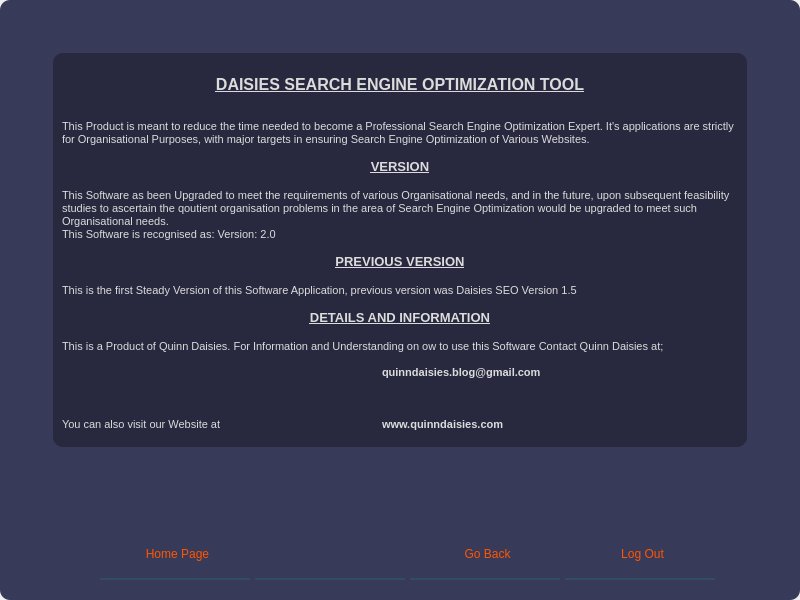
<?xml version="1.0" encoding="UTF-8"?>
<ui version="4.0">
 <class>Dialog</class>
 <widget class="QDialog" name="Dialog">
  <property name="geometry">
   <rect>
    <x>0</x>
    <y>0</y>
    <width>800</width>
    <height>600</height>
   </rect>
  </property>
  <property name="windowTitle">
   <string>Dialog</string>
  </property>
  <widget class="QWidget" name="widget" native="true">
   <property name="geometry">
    <rect>
     <x>0</x>
     <y>0</y>
     <width>800</width>
     <height>600</height>
    </rect>
   </property>
   <property name="sizePolicy">
    <sizepolicy hsizetype="Expanding" vsizetype="Expanding">
     <horstretch>138</horstretch>
     <verstretch>80</verstretch>
    </sizepolicy>
   </property>
   <property name="minimumSize">
    <size>
     <width>400</width>
     <height>400</height>
    </size>
   </property>
   <property name="maximumSize">
    <size>
     <width>1380</width>
     <height>800</height>
    </size>
   </property>
   <property name="baseSize">
    <size>
     <width>400</width>
     <height>400</height>
    </size>
   </property>
   <property name="tabletTracking">
    <bool>false</bool>
   </property>
   <property name="styleSheet">
    <string notr="true">QWidget#widget{
	background-color: rgb(56, 58, 89);
	color: rgb(220, 220, 220);
	border-radius: 10px;
}</string>
   </property>
   <widget class="QTextBrowser" name="textBrowser">
    <property name="geometry">
     <rect>
      <x>50</x>
      <y>50</y>
      <width>700</width>
      <height>400</height>
     </rect>
    </property>
    <property name="styleSheet">
     <string notr="true">QTextBrowser{
	background-color: rgba(0, 0, 0, 75);
	color: rgb(220, 220, 220);
	border-radius: 10px;
	margin: 3px;
	padding: 5px;
}

QTextBrowser:hover{
	border: 3px solid rgb(230, 208, 255);
}</string>
    </property>
    <property name="html">
     <string>&lt;!DOCTYPE HTML PUBLIC &quot;-//W3C//DTD HTML 4.0//EN&quot; &quot;http://www.w3.org/TR/REC-html40/strict.dtd&quot;&gt;
&lt;html&gt;&lt;head&gt;&lt;meta name=&quot;qrichtext&quot; content=&quot;1&quot; /&gt;&lt;style type=&quot;text/css&quot;&gt;
p, li { white-space: pre-wrap; }
&lt;/style&gt;&lt;/head&gt;&lt;body style=&quot; font-family:'MS Shell Dlg 2'; font-size:8.25pt; font-weight:400; font-style:normal;&quot;&gt;
&lt;p align=&quot;center&quot; style=&quot;-qt-paragraph-type:empty; margin-top:0px; margin-bottom:0px; margin-left:0px; margin-right:0px; -qt-block-indent:0; text-indent:0px;&quot;&gt;&lt;br /&gt;&lt;/p&gt;
&lt;p align=&quot;center&quot; style=&quot; margin-top:0px; margin-bottom:0px; margin-left:0px; margin-right:0px; -qt-block-indent:0; text-indent:0px;&quot;&gt;&lt;span style=&quot; font-size:12pt; font-weight:600; text-decoration: underline;&quot;&gt;DAISIES SEARCH ENGINE OPTIMIZATION TOOL&lt;/span&gt;&lt;/p&gt;
&lt;p style=&quot;-qt-paragraph-type:empty; margin-top:0px; margin-bottom:0px; margin-left:0px; margin-right:0px; -qt-block-indent:0; text-indent:0px; text-decoration: underline;&quot;&gt;&lt;br /&gt;&lt;/p&gt;
&lt;p style=&quot;-qt-paragraph-type:empty; margin-top:0px; margin-bottom:0px; margin-left:0px; margin-right:0px; -qt-block-indent:0; text-indent:0px;&quot;&gt;&lt;br /&gt;&lt;/p&gt;
&lt;p style=&quot; margin-top:0px; margin-bottom:0px; margin-left:0px; margin-right:0px; -qt-block-indent:0; text-indent:0px;&quot;&gt;This Product is meant to reduce the time needed to become a Professional Search Engine Optimization Expert. It's applications are strictly for Organisational Purposes, with major targets in ensuring Search Engine Optimization of Various Websites.&lt;/p&gt;
&lt;p style=&quot;-qt-paragraph-type:empty; margin-top:0px; margin-bottom:0px; margin-left:0px; margin-right:0px; -qt-block-indent:0; text-indent:0px;&quot;&gt;&lt;br /&gt;&lt;/p&gt;
&lt;p align=&quot;center&quot; style=&quot; margin-top:0px; margin-bottom:0px; margin-left:0px; margin-right:0px; -qt-block-indent:0; text-indent:0px;&quot;&gt;&lt;span style=&quot; font-size:10pt; font-weight:600; text-decoration: underline;&quot;&gt;VERSION&lt;/span&gt;&lt;/p&gt;
&lt;p align=&quot;center&quot; style=&quot;-qt-paragraph-type:empty; margin-top:0px; margin-bottom:0px; margin-left:0px; margin-right:0px; -qt-block-indent:0; text-indent:0px; font-size:10pt; font-weight:600;&quot;&gt;&lt;br /&gt;&lt;/p&gt;
&lt;p style=&quot; margin-top:0px; margin-bottom:0px; margin-left:0px; margin-right:0px; -qt-block-indent:0; text-indent:0px;&quot;&gt;&lt;span style=&quot; font-size:8pt;&quot;&gt;This Software as been Upgraded to meet the requirements of various Organisational needs, and in the future, upon subsequent feasibility studies to ascertain the qoutient organisation problems in the area of Search Engine Optimization would be upgraded to meet such Organisational needs.&lt;/span&gt;&lt;/p&gt;
&lt;p style=&quot; margin-top:0px; margin-bottom:0px; margin-left:0px; margin-right:0px; -qt-block-indent:0; text-indent:0px;&quot;&gt;&lt;span style=&quot; font-size:8pt;&quot;&gt;This Software is recognised as: &lt;/span&gt;Version: 2.0&lt;/p&gt;
&lt;p style=&quot;-qt-paragraph-type:empty; margin-top:0px; margin-bottom:0px; margin-left:0px; margin-right:0px; -qt-block-indent:0; text-indent:0px;&quot;&gt;&lt;br /&gt;&lt;/p&gt;
&lt;p align=&quot;center&quot; style=&quot; margin-top:0px; margin-bottom:0px; margin-left:0px; margin-right:0px; -qt-block-indent:0; text-indent:0px;&quot;&gt;&lt;span style=&quot; font-size:10pt; font-weight:600; text-decoration: underline;&quot;&gt;PREVIOUS VERSION&lt;/span&gt;&lt;/p&gt;
&lt;p align=&quot;center&quot; style=&quot;-qt-paragraph-type:empty; margin-top:0px; margin-bottom:0px; margin-left:0px; margin-right:0px; -qt-block-indent:0; text-indent:0px; font-size:10pt; font-weight:600; text-decoration: underline;&quot;&gt;&lt;br /&gt;&lt;/p&gt;
&lt;p style=&quot; margin-top:0px; margin-bottom:0px; margin-left:0px; margin-right:0px; -qt-block-indent:0; text-indent:0px;&quot;&gt;&lt;span style=&quot; font-size:8pt;&quot;&gt;This is the first Steady Version of this Software Application, previous version was Daisies SEO Version 1.5&lt;/span&gt;&lt;/p&gt;
&lt;p style=&quot;-qt-paragraph-type:empty; margin-top:0px; margin-bottom:0px; margin-left:0px; margin-right:0px; -qt-block-indent:0; text-indent:0px;&quot;&gt;&lt;br /&gt;&lt;/p&gt;
&lt;p align=&quot;center&quot; style=&quot; margin-top:0px; margin-bottom:0px; margin-left:0px; margin-right:0px; -qt-block-indent:0; text-indent:0px;&quot;&gt;&lt;span style=&quot; font-size:10pt; font-weight:600; text-decoration: underline;&quot;&gt;DETAILS AND INFORMATION&lt;/span&gt;&lt;/p&gt;
&lt;p align=&quot;center&quot; style=&quot;-qt-paragraph-type:empty; margin-top:0px; margin-bottom:0px; margin-left:0px; margin-right:0px; -qt-block-indent:0; text-indent:0px; font-size:10pt; font-weight:600; text-decoration: underline;&quot;&gt;&lt;br /&gt;&lt;/p&gt;
&lt;p style=&quot; margin-top:0px; margin-bottom:0px; margin-left:0px; margin-right:0px; -qt-block-indent:0; text-indent:0px;&quot;&gt;This is a Product of Quinn Daisies. For Information and Understanding on ow to use this Software Contact Quinn Daisies at;&lt;/p&gt;
&lt;p style=&quot;-qt-paragraph-type:empty; margin-top:0px; margin-bottom:0px; margin-left:0px; margin-right:0px; -qt-block-indent:0; text-indent:0px;&quot;&gt;&lt;br /&gt;&lt;/p&gt;
&lt;p style=&quot; margin-top:0px; margin-bottom:0px; margin-left:0px; margin-right:0px; -qt-block-indent:0; text-indent:0px;&quot;&gt;				&lt;span style=&quot; font-weight:600;&quot;&gt;quinndaisies.blog@gmail.com&lt;/span&gt;&lt;/p&gt;
&lt;p style=&quot;-qt-paragraph-type:empty; margin-top:0px; margin-bottom:0px; margin-left:0px; margin-right:0px; -qt-block-indent:0; text-indent:0px; font-weight:600;&quot;&gt;&lt;br /&gt;&lt;/p&gt;
&lt;p style=&quot;-qt-paragraph-type:empty; margin-top:0px; margin-bottom:0px; margin-left:0px; margin-right:0px; -qt-block-indent:0; text-indent:0px;&quot;&gt;&lt;br /&gt;&lt;/p&gt;
&lt;p style=&quot;-qt-paragraph-type:empty; margin-top:0px; margin-bottom:0px; margin-left:0px; margin-right:0px; -qt-block-indent:0; text-indent:0px;&quot;&gt;&lt;br /&gt;&lt;/p&gt;
&lt;p style=&quot; margin-top:0px; margin-bottom:0px; margin-left:0px; margin-right:0px; -qt-block-indent:0; text-indent:0px;&quot;&gt;You can also visit our Website at			&lt;span style=&quot; font-weight:600;&quot;&gt;www.quinndaisies.com&lt;/span&gt;&lt;/p&gt;&lt;/body&gt;&lt;/html&gt;</string>
    </property>
   </widget>
   <widget class="QPushButton" name="clearButton">
    <property name="geometry">
     <rect>
      <x>255</x>
      <y>530</y>
      <width>150</width>
      <height>50</height>
     </rect>
    </property>
    <property name="styleSheet">
     <string notr="true">QPushButton{
	font: 75 9pt &quot;Constantia&quot;;
	color: rgb(255, 85, 0);
	background-color: rgba(0, 0, 0, 0);
	border: none;
	border-bottom: 2px solid rgba(46, 82, 101, 200);
	padding-left: 5px;
}

QPushButton:hover{
	font: 75 9pt &quot;Constantia&quot;;
	color: rgb(255, 85, 0);
	background-color: rgba(0, 0, 0, 0);
	border: none;
	border-bottom: 2px solid rgb(255, 85, 0);
}
</string>
    </property>
    <property name="text">
     <string/>
    </property>
   </widget>
   <widget class="QPushButton" name="logout">
    <property name="geometry">
     <rect>
      <x>565</x>
      <y>530</y>
      <width>150</width>
      <height>50</height>
     </rect>
    </property>
    <property name="styleSheet">
     <string notr="true">QPushButton{
	font: 75 9pt &quot;Constantia&quot;;
	color: rgb(255, 85, 0);
	background-color: rgba(0, 0, 0, 0);
	border: none;
	border-bottom: 2px solid rgba(46, 82, 101, 200);
	padding-left: 5px;
}

QPushButton:hover{
	font: 75 9pt &quot;Constantia&quot;;
	color: rgb(255, 85, 0);
	background-color: rgba(0, 0, 0, 0);
	border: none;
	border-bottom: 2px solid rgb(255, 85, 0);
}
</string>
    </property>
    <property name="text">
     <string>Log Out</string>
    </property>
   </widget>
   <widget class="QPushButton" name="home">
    <property name="geometry">
     <rect>
      <x>100</x>
      <y>530</y>
      <width>150</width>
      <height>50</height>
     </rect>
    </property>
    <property name="styleSheet">
     <string notr="true">QPushButton{
	font: 75 9pt &quot;Constantia&quot;;
	color: rgb(255, 85, 0);
	background-color: rgba(0, 0, 0, 0);
	border: none;
	border-bottom: 2px solid rgba(46, 82, 101, 200);
	padding-left: 5px;
}

QPushButton:hover{
	font: 75 9pt &quot;Constantia&quot;;
	color: rgb(255, 85, 0);
	background-color: rgba(0, 0, 0, 0);
	border: none;
	border-bottom: 2px solid rgb(255, 85, 0);
}
</string>
    </property>
    <property name="text">
     <string>Home Page</string>
    </property>
   </widget>
   <widget class="QPushButton" name="goback">
    <property name="geometry">
     <rect>
      <x>410</x>
      <y>530</y>
      <width>150</width>
      <height>50</height>
     </rect>
    </property>
    <property name="styleSheet">
     <string notr="true">QPushButton{
	font: 75 9pt &quot;Constantia&quot;;
	color: rgb(255, 85, 0);
	background-color: rgba(0, 0, 0, 0);
	border: none;
	border-bottom: 2px solid rgba(46, 82, 101, 200);
	padding-left: 5px;
}

QPushButton:hover{
	font: 75 9pt &quot;Constantia&quot;;
	color: rgb(255, 85, 0);
	background-color: rgba(0, 0, 0, 0);
	border: none;
	border-bottom: 2px solid rgb(255, 85, 0);
}
</string>
    </property>
    <property name="text">
     <string>Go Back</string>
    </property>
   </widget>
  </widget>
 </widget>
 <resources/>
 <connections/>
</ui>
